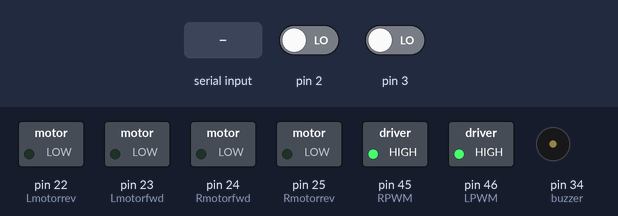
Recording of a sketch running on a simulated Arduino Mega 2560, built with avr-gcc and run on an emulated ATmega2560. Shown: switched loads named in the sketch (green lamp = pin HIGH), buzzer (waves = sounding, pin HIGH). Inputs (shaded band) come from the test bench; at power-on: pin 2 LOW, pin 3 LOW.

Above: at 3.2 s.
3.3 s: "w" received over the second serial link
At 4.5 s:
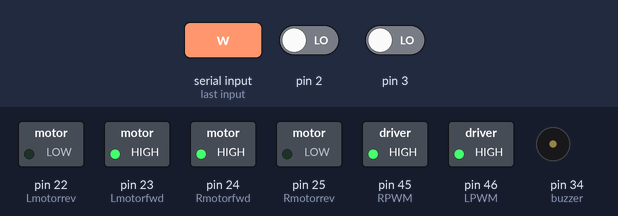
4.8 s: "s" received over the second serial link
At 5.8 s:
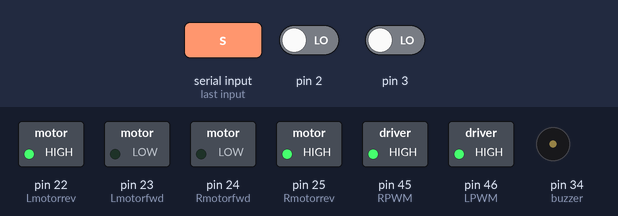
6.3 s: "a" received over the second serial link
At 7.1 s:
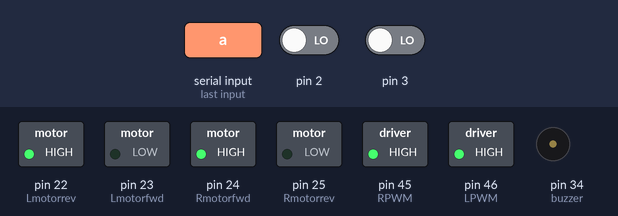
Timing chart, 0 to 9.3 s (numbered marks = the images above; inputs shaded):
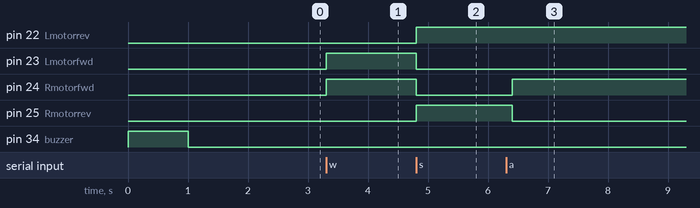

Measured:
- after the input at 3.3 s, pin 23 (Lmotorfwd), pin 24 (Rmotorfwd): LOW → HIGH at once
- after the input at 4.8 s, pin 22 (Lmotorrev), pin 25 (Rmotorrev): LOW → HIGH at once; pin 23 (Lmotorfwd), pin 24 (Rmotorfwd): HIGH → LOW at once
- after the input at 6.3 s, pin 24 (Rmotorfwd): LOW → HIGH after 0.10 s; pin 25 (Rmotorrev): HIGH → LOW after 0.10 s

The sketch:

Waitron_can_turn_90.ino
```cpp
/********************************************************************************
 Waitron can turn 90 using Bluetooth and analog write
 Written by: Rohan Bhamre and Team Technocrats,VESIT(2023)

 Note: Make sure that in the configuration options following settings are
 done for proper operation of the code

 Microcontroller: atmega2560
 Frequency: 14745600
 Optimization: -O0 (For more information read section: Selecting proper optimization
           options below figure 2.22 in the Software Manual)
*********************************************************************************/
#define Position_encoder_resolution 5.44;  //mm per pulse
//buzzer control pin
#define buzzer 34
// motor control pin
// Right motor is connected to digital pin 24 & 25
#define Rmotorfwd 24  // Initialize Pin 24 as rightmotorPin1
#define Rmotorrev 25 // Initialize Pin 25 as rightmotorPin2
#define RPWM 45     // Initialize Pin 45 as pwmR
// Left motor is connected to digital pin 22 & 23
#define Lmotorfwd 23  // Initialize Pin 23 as leftmotorPin1
#define Lmotorrev 22 // Initialize Pin 22 as leftmotorPin2
#define LPWM 46     // Initialize Pin 46 as pwmL
char Serial3Data;
char data; ///to store received data from UDR1
//Postion Encoders
unsigned long int ShaftCountLeft = 0; ///to keep track of left position encoder
unsigned long int ShaftCountRight = 0; ///to keep track of right position encoder
unsigned int Degrees; ///to accept angle in degrees for turning
unsigned long int LeftDistance = 0;
unsigned long int RightDistance = 0;

void setup()
{
  Serial2.begin(115200);
  Serial3.begin(9600);
  pinMode(buzzer, OUTPUT);
  //Booting indicator
  digitalWrite(buzzer, HIGH); // turning 0n buzzer
  delay(1000); // delay of 1 sec.
  digitalWrite(buzzer, LOW); // turning off buzzer
  delay(1000);
  /* Configure direction control pins & PWM pins as output */
  pinMode(Rmotorfwd, OUTPUT);
  pinMode(Rmotorrev, OUTPUT);
  pinMode(Lmotorfwd, OUTPUT);
  pinMode(Lmotorrev, OUTPUT);
  analogWrite(RPWM, 255);
  analogWrite(LPWM, 255);
  attachInterrupt(0,Lencoder,RISING);
  attachInterrupt(1,Rencoder,RISING);
  Serial2.println("Enter table no. :");
}


//Postion Encoders
void Lencoder(void) ///Interrupt 4 enable
{
 ShaftCountLeft++;
 LeftDistance = ShaftCountLeft * Position_encoder_resolution;
}

void Rencoder(void) ///Interrupt 5 enable
{
 ShaftCountRight++;
 RightDistance = ShaftCountRight * Position_encoder_resolution;
}


//Distance function
void MoveDistance(int a)
{
  a = LeftDistance + a;
  while(LeftDistance <= a)
  {
    Serial2.print("Left Encoder count= ");
    Serial2.print(ShaftCountLeft);
    Serial2.print("Right Encoder count= ");
    Serial2.print(ShaftCountRight);
    forward(255);
  }
  brake();
  delay(50);
}


//Motion Functions
void forward(int a)
{
  analogWrite(RPWM,a);
  analogWrite(LPWM,a);
  left_Forward();
  right_Forward();
}
void reverse(int a)
{
 analogWrite(RPWM,a);
 analogWrite(LPWM,a);
 left_Reverse();
 right_Reverse();
 delay(400);
}
void left(int a)
{
  analogWrite(RPWM,a);
  analogWrite(LPWM,a);
  left_Reverse();
  right_Forward();
}
void right(int a)
{
  analogWrite(RPWM,a);
  analogWrite(LPWM,a);
  right_Reverse();
  left_Forward();
}
void brake()
{
 analogWrite(LPWM,0);
 analogWrite(RPWM,0);
 left_Stop();
 right_Stop();
}
void left_Forward()
{
 digitalWrite(Lmotorrev,LOW);
 digitalWrite(Lmotorfwd,HIGH);
}

void right_Forward()
{
 digitalWrite(Rmotorrev,LOW);
 digitalWrite(Rmotorfwd,HIGH);
}

void left_Stop()
{
 digitalWrite(Lmotorrev,LOW);
 digitalWrite(Lmotorfwd,LOW);
}

void right_Stop()
{
 digitalWrite(Rmotorrev,LOW);
 digitalWrite(Rmotorfwd,LOW);
}

void left_Reverse()
{
 digitalWrite(Lmotorrev,HIGH);
 digitalWrite(Lmotorfwd,LOW);
}

void right_Reverse()
{
 digitalWrite(Rmotorrev,HIGH);
 digitalWrite(Rmotorfwd,LOW);
}

void RotateLeft(int a){
  a = LeftDistance + a;
  while(LeftDistance <= a)
  {
    Serial2.print("Left Encoder count= ");
    Serial2.print(ShaftCountLeft);
    Serial2.print("Right Encoder count= ");
    Serial2.print(ShaftCountRight);
    left(255);
  }
  brake();
  delay(50);
  LeftDistance = 0;
}

void RotateRight(int a){
  a = LeftDistance + a;
  while(LeftDistance <= a)
  {
    Serial2.print("Left Encoder count= ");
    Serial2.print(ShaftCountLeft);
    Serial2.print("Right Encoder count= ");
    Serial2.print(ShaftCountRight);
    right(255);
  }
  brake();
  delay(50);
  LeftDistance = 0;
}

//Initial Motion for odd tables
void InitialMotionOdd(){
//  MoveDistance(1000);
//  RotateLeft(10);
//  MoveDistance(1000);
//  RotateRight(10);
}

//Initial Motion for Odd tables
void InitialMotionEven(){
//  MoveDistance(1000);
//  RotateRight(10);
//  MoveDistance(1000);
//  RotateLeft(10);
}

//Functions to Move to INPUT TABLE
void MoveToTableOne(){
  MoveDistance(400);
  RotateLeft(40);
  MoveDistance(400);
  RotateRight(40);
  MoveDistance(400);
}
void MoveToTableTwo(){
    MoveDistance(400);
  RotateRight(40);
  MoveDistance(400);
  RotateLeft(404);
  MoveDistance(400);
}
void MoveToTableThree(){
   MoveDistance(400);
  RotateLeft(40);
  MoveDistance(400);
  RotateRight(40);
  MoveDistance(800);
}
void MoveToTableFour(){
  MoveDistance(400);
  RotateRight(40);
  MoveDistance(400);
  RotateLeft(40);
  MoveDistance(800);

}
void MoveToTableFive(){
   MoveDistance(400);
  RotateLeft(40);
  MoveDistance(400);
  RotateRight(40);
  MoveDistance(1200);
}
void MoveToTableSix(){
   MoveDistance(400);
  RotateRight(40);
  MoveDistance(400);
  RotateLeft(40);
  MoveDistance(1200);
}

void loop()
{
  Serial2.print("Left Encoder count = ");
  Serial2.print(ShaftCountLeft);
  Serial2.print("\tRight Encoder count = ");
  Serial2.print(ShaftCountLeft);
  delay(300);
//Manual Control
    while(1)
   {
    if(Serial2.available()>0)
    {
      Serial3Data=Serial2.read();
      Serial2.println(Serial3Data);
    }
    //Manual Controls:
    if(Serial3Data=='w')
    forward(255);
    if(Serial3Data=='s')
    reverse(255);
    if(Serial3Data=='v')
    brake();
    if(Serial3Data=='a')
    RotateLeft(40);
    if(Serial3Data=='d')
    RotateRight(40);
   }
 brake();
}
```
